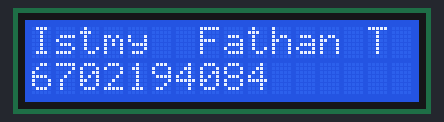
A sketch run on a simulated Arduino Uno, built with avr-gcc and run on an emulated ATmega328P. On the bench: 16×2 character LCD.

Above: at 0.21 s.

The sketch:

no2.ino
```cpp
#include <LiquidCrystal.h>

LiquidCrystal lcd(12, 11, 5, 4, 3, 2); //C:\\Users\\USER\\AppData\\Local\\Temp\\arduino_build_928361/no2.ino.hex

void setup() {

  lcd.begin(16, 2);
  lcd.setCursor(0,0);
  lcd.print("Istmy  Fathan T");
  lcd.setCursor(0,1);
  lcd.print("6702194084");
}

void loop() {

  delay(300);
  lcd.noDisplay();
  delay(400);
  lcd.display();
}
```
